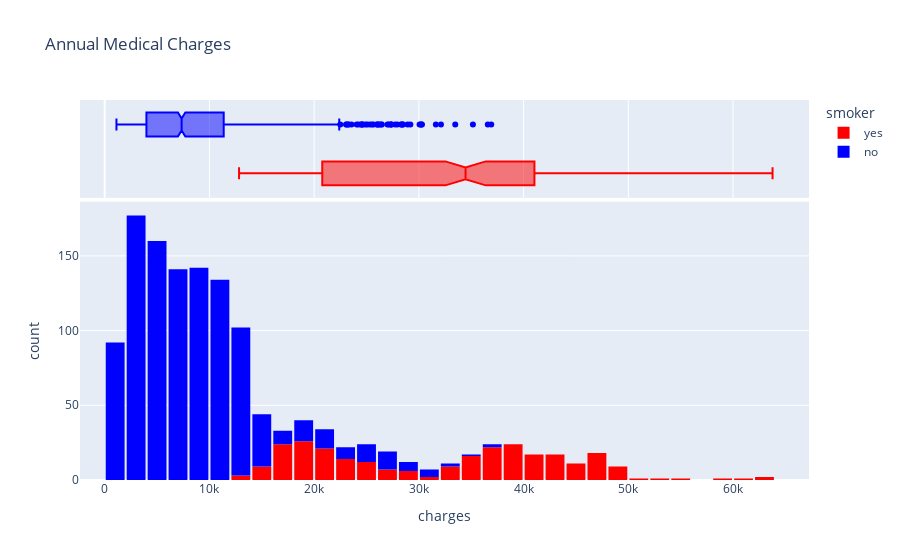

Notebook cell for this chart:
### Code cell
fig = px.histogram(medical_df,
                   x = 'charges',
                   marginal = 'box',
                   color = 'smoker',
                   color_discrete_sequence=['red','blue'],
                   title = "Annual Medical Charges")
fig.update_layout(bargap = 0.1)
fig.show()

### Figure 1 — Plotly figure (JSON) as saved in the notebook; plotly's stock layout.template omitted (floating-point values rounded to 4 significant figures; data arrays with more than 128 entries replaced by an {"elided": "..."} marker saying what was removed)
{"data": [{"alignmentgroup": "True", "bingroup": "x", "hovertemplate": "smoker=yes<br>charges=%{x}<br>count=%{y}<extra></extra>", "legendgroup": "yes", "marker": {"color": "red", "pattern": {"shape": ""}}, "name": "yes", "offsetgroup": "yes", "orientation": "v", "showlegend": true, "type": "histogram", "x": {"elided": "274 float values"}, "xaxis": "x", "yaxis": "y"}, {"alignmentgroup": "True", "hovertemplate": "smoker=yes<br>charges=%{x}<extra></extra>", "legendgroup": "yes", "marker": {"color": "red"}, "name": "yes", "notched": true, "offsetgroup": "yes", "showlegend": false, "type": "box", "x": {"elided": "274 float values"}, "xaxis": "x2", "yaxis": "y2"}, {"alignmentgroup": "True", "bingroup": "x", "hovertemplate": "smoker=no<br>charges=%{x}<br>count=%{y}<extra></extra>", "legendgroup": "no", "marker": {"color": "blue", "pattern": {"shape": ""}}, "name": "no", "offsetgroup": "no", "orientation": "v", "showlegend": true, "type": "histogram", "x": {"elided": "1064 float values"}, "xaxis": "x", "yaxis": "y"}, {"alignmentgroup": "True", "hovertemplate": "smoker=no<br>charges=%{x}<extra></extra>", "legendgroup": "no", "marker": {"color": "blue"}, "name": "no", "notched": true, "offsetgroup": "no", "showlegend": false, "type": "box", "x": {"elided": "1064 float values"}, "xaxis": "x2", "yaxis": "y2"}], "layout": {"autosize": true, "bargap": 0.1, "barmode": "relative", "dragmode": "pan", "legend": {"title": {"text": "smoker"}, "tracegroupgap": 0}, "title": {"text": "Annual Medical Charges"}, "xaxis": {"anchor": "y", "autorange": true, "domain": [0, 1], "range": [-2359.0, 67250.0], "showspikes": false, "title": {"text": "charges"}, "type": "linear"}, "xaxis2": {"anchor": "y2", "autorange": true, "domain": [0, 1], "matches": "x", "range": [-2359.0, 67250.0], "showgrid": true, "showspikes": false, "showticklabels": false, "type": "linear"}, "yaxis": {"anchor": "x", "autorange": true, "domain": [0, 0.7326], "range": [0, 186.3], "showspikes": false, "title": {"text": "count"}}, "yaxis2": {"anchor": "x2", "autorange": true, "domain": [0.7426, 1], "matches": "y2", "range": [-0.5, 1.5], "showgrid": false, "showline": false, "showspikes": false, "showticklabels": false, "ticks": "", "type": "category"}}}
